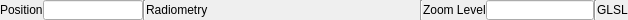
<?xml version="1.0" encoding="UTF-8"?>
<ui version="4.0">
 <class>mvd::StatusBarWidget</class>
 <widget class="QWidget" name="mvd::StatusBarWidget">
  <property name="geometry">
   <rect>
    <x>0</x>
    <y>0</y>
    <width>628</width>
    <height>20</height>
   </rect>
  </property>
  <property name="sizePolicy">
   <sizepolicy hsizetype="MinimumExpanding" vsizetype="MinimumExpanding">
    <horstretch>0</horstretch>
    <verstretch>0</verstretch>
   </sizepolicy>
  </property>
  <property name="windowTitle">
   <string/>
  </property>
  <property name="toolTip">
   <string>Ice rendering mode (OpenGL texture or GLSL if using OpenGL Shading Language)</string>
  </property>
  <property name="locale">
   <locale language="C" country="AnyCountry"/>
  </property>
  <layout class="QHBoxLayout" name="horizontalLayout">
   <property name="spacing">
    <number>0</number>
   </property>
   <property name="sizeConstraint">
    <enum>QLayout::SetMinimumSize</enum>
   </property>
   <property name="margin">
    <number>0</number>
   </property>
   <item>
    <widget class="QLabel" name="label_5">
     <property name="maximumSize">
      <size>
       <width>16777215</width>
       <height>20</height>
      </size>
     </property>
     <property name="text">
      <string>Position</string>
     </property>
    </widget>
   </item>
   <item>
    <widget class="QLineEdit" name="pixelIndexLineEdit">
     <property name="sizePolicy">
      <sizepolicy hsizetype="Fixed" vsizetype="Fixed">
       <horstretch>0</horstretch>
       <verstretch>0</verstretch>
      </sizepolicy>
     </property>
     <property name="maximumSize">
      <size>
       <width>100</width>
       <height>20</height>
      </size>
     </property>
     <property name="alignment">
      <set>Qt::AlignCenter</set>
     </property>
    </widget>
   </item>
   <item>
    <widget class="Line" name="line">
     <property name="maximumSize">
      <size>
       <width>16777215</width>
       <height>20</height>
      </size>
     </property>
     <property name="orientation">
      <enum>Qt::Vertical</enum>
     </property>
    </widget>
   </item>
   <item>
    <widget class="QLabel" name="pixelRadiometryLabel">
     <property name="minimumSize">
      <size>
       <width>200</width>
       <height>0</height>
      </size>
     </property>
     <property name="maximumSize">
      <size>
       <width>16777215</width>
       <height>20</height>
      </size>
     </property>
     <property name="text">
      <string>Radiometry</string>
     </property>
    </widget>
   </item>
   <item>
    <spacer name="horizontalSpacer_2">
     <property name="maximumSize">
      <size>
       <width>16777215</width>
       <height>20</height>
      </size>
     </property>
     <property name="orientation">
      <enum>Qt::Horizontal</enum>
     </property>
     <property name="sizeHint" stdset="0">
      <size>
       <width>40</width>
       <height>20</height>
      </size>
     </property>
    </spacer>
   </item>
   <item>
    <widget class="Line" name="line_2">
     <property name="maximumSize">
      <size>
       <width>16777215</width>
       <height>20</height>
      </size>
     </property>
     <property name="orientation">
      <enum>Qt::Vertical</enum>
     </property>
    </widget>
   </item>
   <item>
    <widget class="QLabel" name="label_4">
     <property name="maximumSize">
      <size>
       <width>16777215</width>
       <height>20</height>
      </size>
     </property>
     <property name="text">
      <string>Zoom Level</string>
     </property>
    </widget>
   </item>
   <item>
    <widget class="QLineEdit" name="scaleLineEdit">
     <property name="sizePolicy">
      <sizepolicy hsizetype="Fixed" vsizetype="Fixed">
       <horstretch>0</horstretch>
       <verstretch>0</verstretch>
      </sizepolicy>
     </property>
     <property name="maximumSize">
      <size>
       <width>150</width>
       <height>20</height>
      </size>
     </property>
     <property name="toolTip">
      <string>Current zoom-level of view, relative to reference layer (projection and spacing).</string>
     </property>
     <property name="alignment">
      <set>Qt::AlignCenter</set>
     </property>
    </widget>
   </item>
   <item>
    <widget class="Line" name="line_3">
     <property name="orientation">
      <enum>Qt::Vertical</enum>
     </property>
    </widget>
   </item>
   <item>
    <widget class="QLabel" name="renderModelLabel">
     <property name="text">
      <string>GLSL</string>
     </property>
     <property name="alignment">
      <set>Qt::AlignCenter</set>
     </property>
    </widget>
   </item>
  </layout>
 </widget>
 <resources/>
 <connections/>
</ui>
